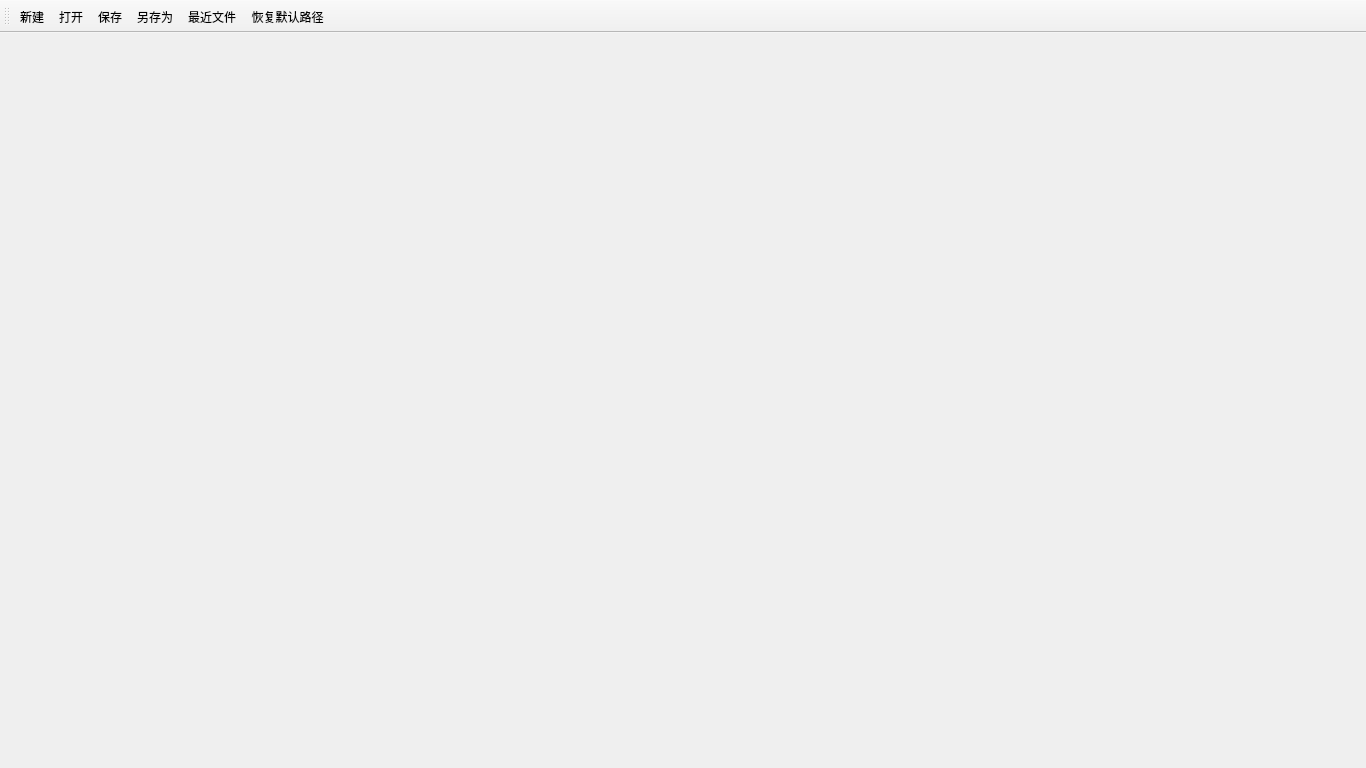
<?xml version="1.0" encoding="UTF-8"?>
<ui version="4.0">
 <class>MainWindow</class>
 <widget class="QMainWindow" name="MainWindow">
  <property name="geometry">
   <rect>
    <x>0</x>
    <y>0</y>
    <width>1366</width>
    <height>768</height>
   </rect>
  </property>
  <property name="windowTitle">
   <string>MarkDown编辑器</string>
  </property>
  <property name="windowIcon">
   <iconset resource="res.qrc">
    <normaloff>:/res/logo.png</normaloff>:/res/logo.png</iconset>
  </property>
  <widget class="QWidget" name="centralWidget"/>
  <widget class="QToolBar" name="mainToolBar">
   <attribute name="toolBarArea">
    <enum>TopToolBarArea</enum>
   </attribute>
   <attribute name="toolBarBreak">
    <bool>false</bool>
   </attribute>
   <addaction name="actionNew"/>
   <addaction name="actionOpen"/>
   <addaction name="actionSave"/>
   <addaction name="actionSaveAs"/>
   <addaction name="action_recentFile"/>
   <addaction name="action_resetLastDir"/>
  </widget>
  <action name="actionNew">
   <property name="text">
    <string>新建</string>
   </property>
  </action>
  <action name="actionOpen">
   <property name="text">
    <string>打开</string>
   </property>
  </action>
  <action name="actionSave">
   <property name="text">
    <string>保存</string>
   </property>
  </action>
  <action name="actionSaveAs">
   <property name="text">
    <string>另存为</string>
   </property>
  </action>
  <action name="action_recentFile">
   <property name="text">
    <string>最近文件</string>
   </property>
  </action>
  <action name="action_resetLastDir">
   <property name="text">
    <string>恢复默认路径</string>
   </property>
   <property name="toolTip">
    <string>恢复默认路径</string>
   </property>
  </action>
 </widget>
 <layoutdefault spacing="6" margin="11"/>
 <resources>
  <include location="res.qrc"/>
 </resources>
 <connections/>
</ui>
